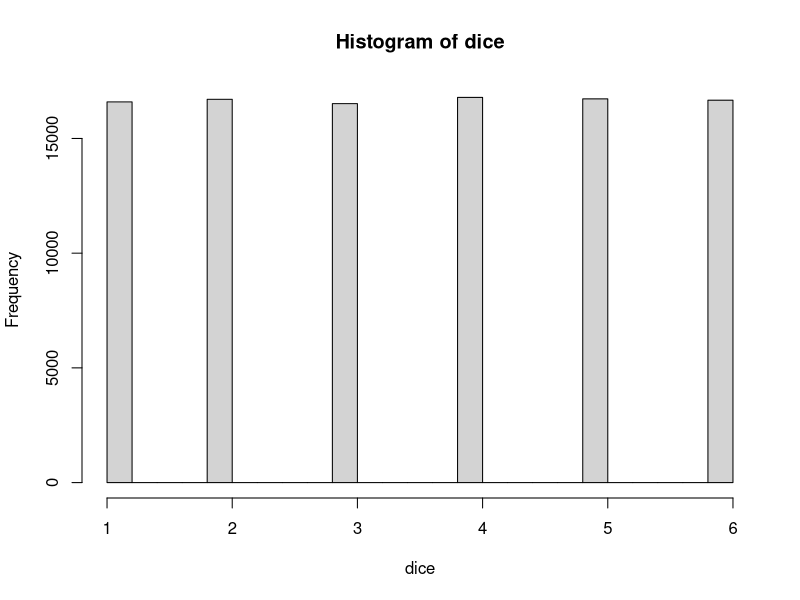
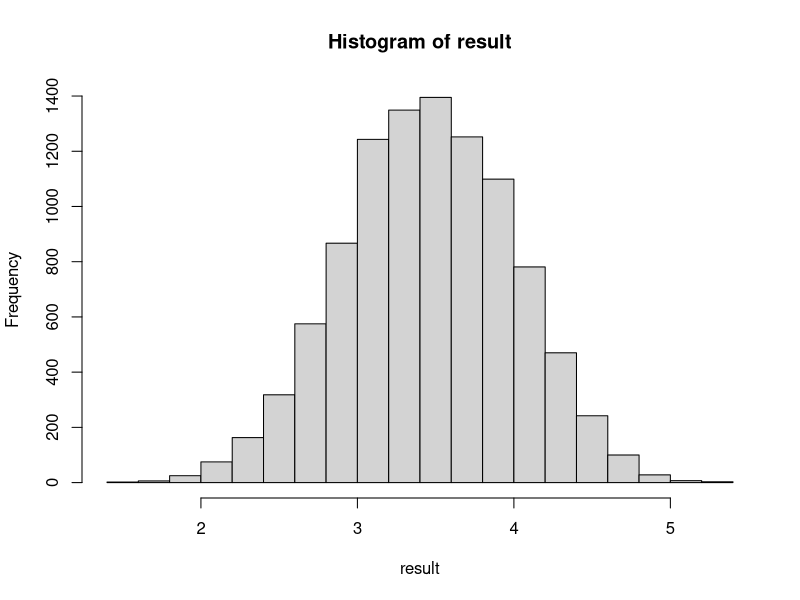

Generate these figures, in order, with R:
## ---- chunk 1
knitr::opts_chunk$set(echo = TRUE)
## ---- chunk 2
dice <- sample(1:6, 100000, replace = TRUE)
## ---- chunk 3
hist(dice)
## ---- chunk 4
result <- rep(NA,10000)
## ---- chunk 5
for (i in 1:10000){   # 1万回のループ
  dice <- sample(1:6, 10, replace = TRUE) # サイコロを10回振る
  diceMean <- mean(dice)　# サイコロの目の平均値をmean()を使って計算する。
  result[i] <- diceMean #　サイコロの目の平均値を「箱」に入れる。
}
## ---- chunk 6
hist(result)
